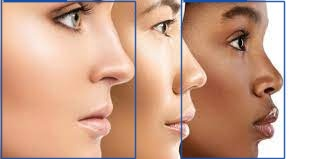
#> input picture wajah.jpg, 318 x 159 px, found by its file name
$ jupyter execute --allow-errors Kasus_C__G_231_20_0154.ipynb   (shell and % lines are left out)
#> lines starting #> are read from the running program, lines starting #| are printed output that depends on the picture
[cell 1]
import cv2
import numpy as np

[cell 2]
from google.colab import drive
#> (the rest of this cell did not finish here and is left out)

[cell 3]
%cd /content/gdrive/MyDrive/

[cell 4]
import os

if not os.path.isdir("TheCodingBug"):
  os.makedirs("TheCodingBug")

[cell 5]
%cd TheCodingBug

[cell 6]
%cd yolov7

[cell 7]
from google.colab.patches import cv2_imshow

# Menampilkan gambar dengan kotak pembatas objek
img = cv2.imread('/content/gdrive/MyDrive/wajah.jpg')
#> img is the input picture: shape (159, 318, 3); mean B, G, R 145.7, 167.2, 207.3
img = cv2.resize(img, (640, 480))  # Ubah ukuran gambar sesuai kebutuhan
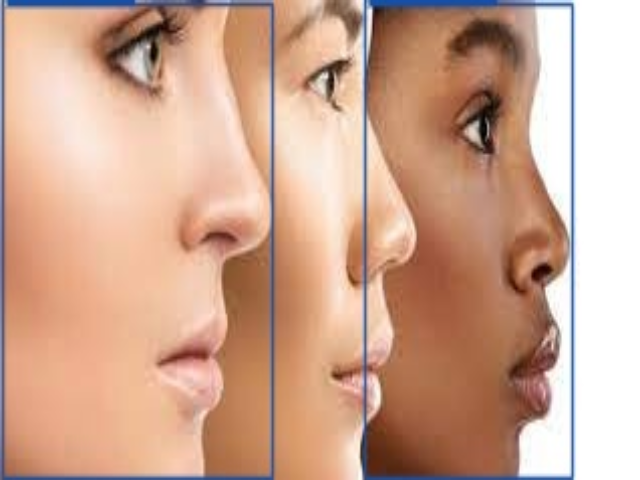
#> img: shape (480, 640, 3); mean B, G, R 145.6, 167, 207.2
cv2_imshow(img)
